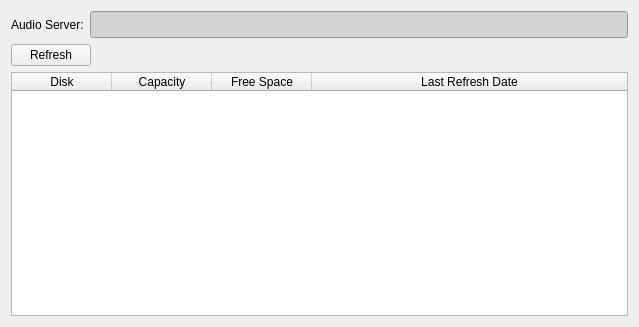
<?xml version="1.0" encoding="UTF-8"?>
<ui version="4.0">
 <class>StorageDiskForm</class>
 <widget class="QWidget" name="StorageDiskForm">
  <property name="geometry">
   <rect>
    <x>0</x>
    <y>0</y>
    <width>639</width>
    <height>327</height>
   </rect>
  </property>
  <property name="windowTitle">
   <string>Form</string>
  </property>
  <layout class="QVBoxLayout" name="verticalLayout">
   <item>
    <layout class="QHBoxLayout" name="horizontalLayout_2">
     <item>
      <widget class="QLabel" name="label_3">
       <property name="text">
        <string>Audio Server:</string>
       </property>
      </widget>
     </item>
     <item>
      <widget class="QLineEdit" name="edtAudioServer">
       <property name="font">
        <font>
         <pointsize>12</pointsize>
         <bold>true</bold>
        </font>
       </property>
       <property name="styleSheet">
        <string notr="true">background-color: rgb(212, 212, 212);</string>
       </property>
       <property name="readOnly">
        <bool>true</bool>
       </property>
      </widget>
     </item>
    </layout>
   </item>
   <item>
    <layout class="QHBoxLayout" name="horizontalLayout">
     <item>
      <widget class="QPushButton" name="btnRefresh">
       <property name="text">
        <string>Refresh</string>
       </property>
      </widget>
     </item>
     <item>
      <spacer name="horizontalSpacer">
       <property name="orientation">
        <enum>Qt::Horizontal</enum>
       </property>
       <property name="sizeHint" stdset="0">
        <size>
         <width>40</width>
         <height>20</height>
        </size>
       </property>
      </spacer>
     </item>
    </layout>
   </item>
   <item>
    <widget class="QTableWidget" name="twDisks">
     <property name="columnCount">
      <number>4</number>
     </property>
     <attribute name="horizontalHeaderStretchLastSection">
      <bool>true</bool>
     </attribute>
     <column>
      <property name="text">
       <string>Disk</string>
      </property>
     </column>
     <column>
      <property name="text">
       <string>Capacity</string>
      </property>
     </column>
     <column>
      <property name="text">
       <string>Free Space</string>
      </property>
     </column>
     <column>
      <property name="text">
       <string>Last Refresh Date</string>
      </property>
     </column>
    </widget>
   </item>
  </layout>
 </widget>
 <tabstops>
  <tabstop>edtAudioServer</tabstop>
 </tabstops>
 <resources/>
 <connections/>
</ui>
